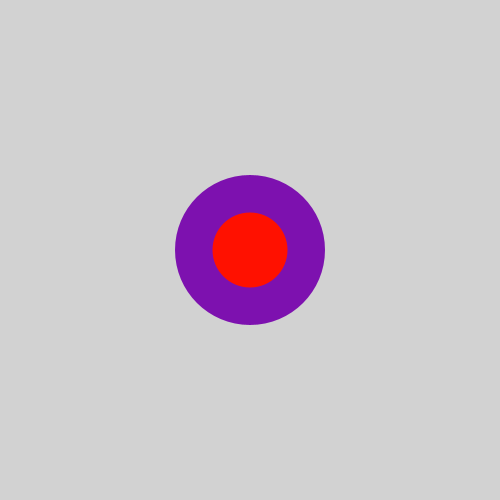
Frame 1 (no input)
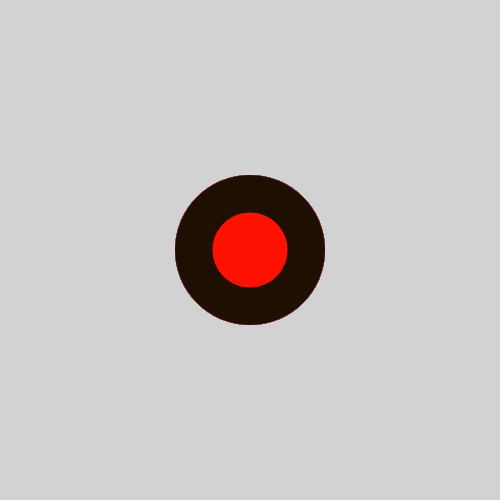
Frame 60 (the mouse pressed at the canvas centre just before this capture)
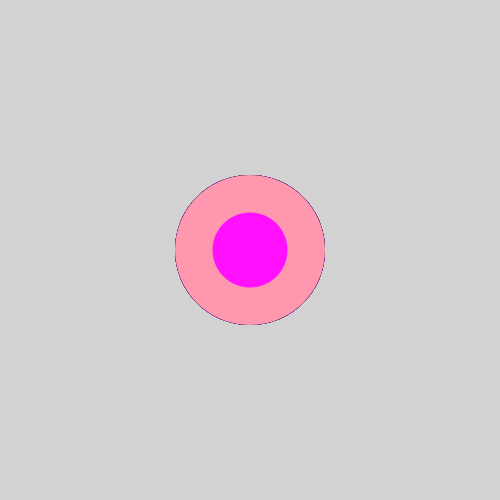
Frame 120 (the mouse held since frame 60 and released just before this capture)

The Processing sketch that drew these frames (run headless with seeded random() and noise(); from frame 60 on, the mouse is pressed at the canvas centre):

// Processing sketch: processing_136278
// ── processing_136278.pde

 float _randomBallSize[] = { 
  200, 300
};
float []red = {
  255, 125, 30
};
float []grn = {
  17, 152, 15
};
float []blu = {
  255, 0, 175
};

float _headWidth = 200;
float _headHeight = 200;




void setup()
{   
  size(500, 500);
  noStroke(); 
  frameRate(5);
  background(210);
}


void draw()
{    
  fill(255);
 fill(red[(int)random(3)], grn[(int)random(3)], blu[(int)random(3)]);
  ellipse(width/2, height/2, 150, 150);
  fill(red[(int)random(0)], grn[(int)random(1)], blu[(int)random(2)]);
  ellipse(width/2, height/2, 75, 75);
}


void keyPressed()
{

  ellipse(255, 255, 300, 300);

 


  _headWidth  = random(_randomBallSize[0], _randomBallSize[1]);
  _headHeight = random(_randomBallSize[0], _randomBallSize[1]);
}


void makeFace()
{
  fill(255);
} 
